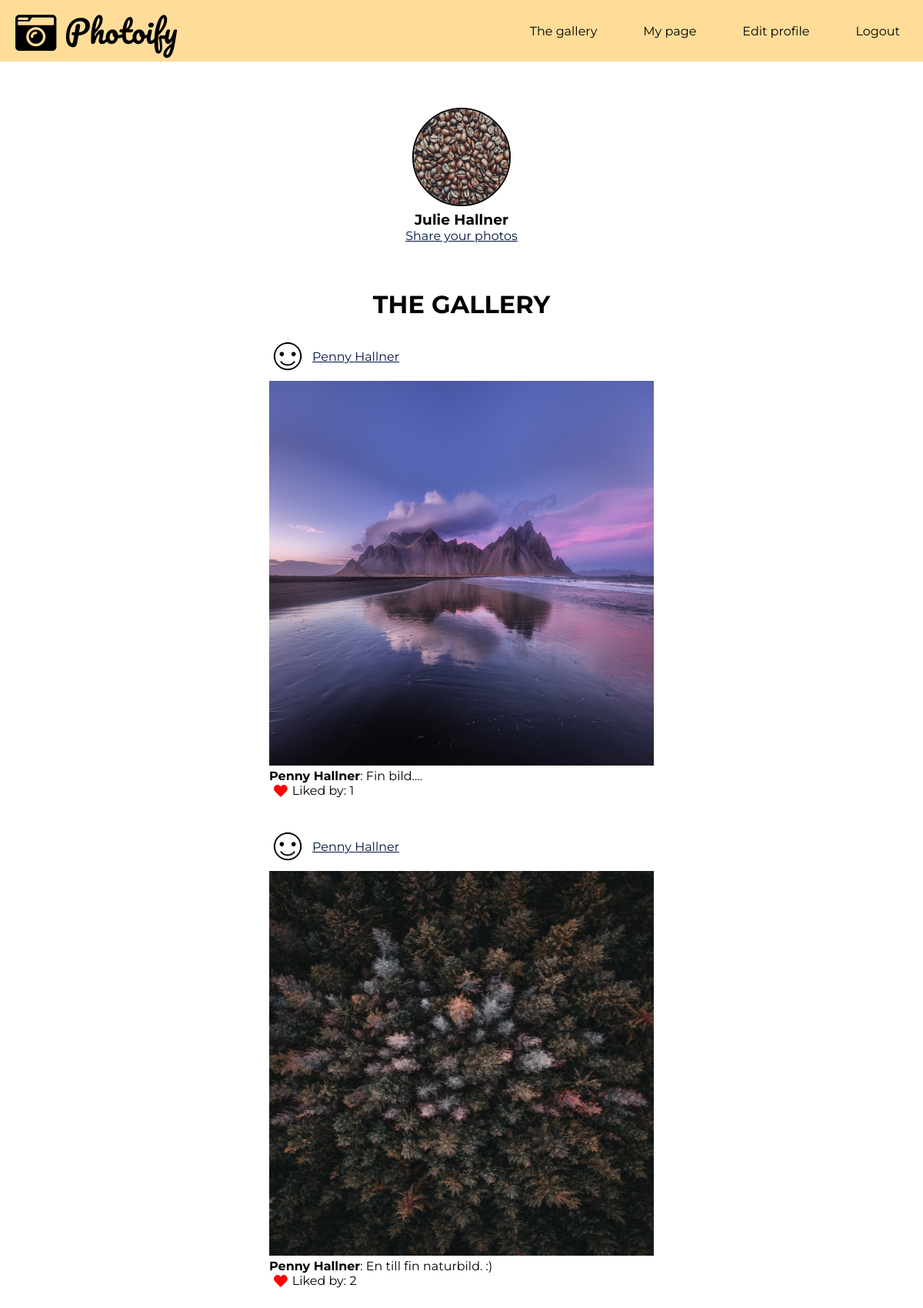
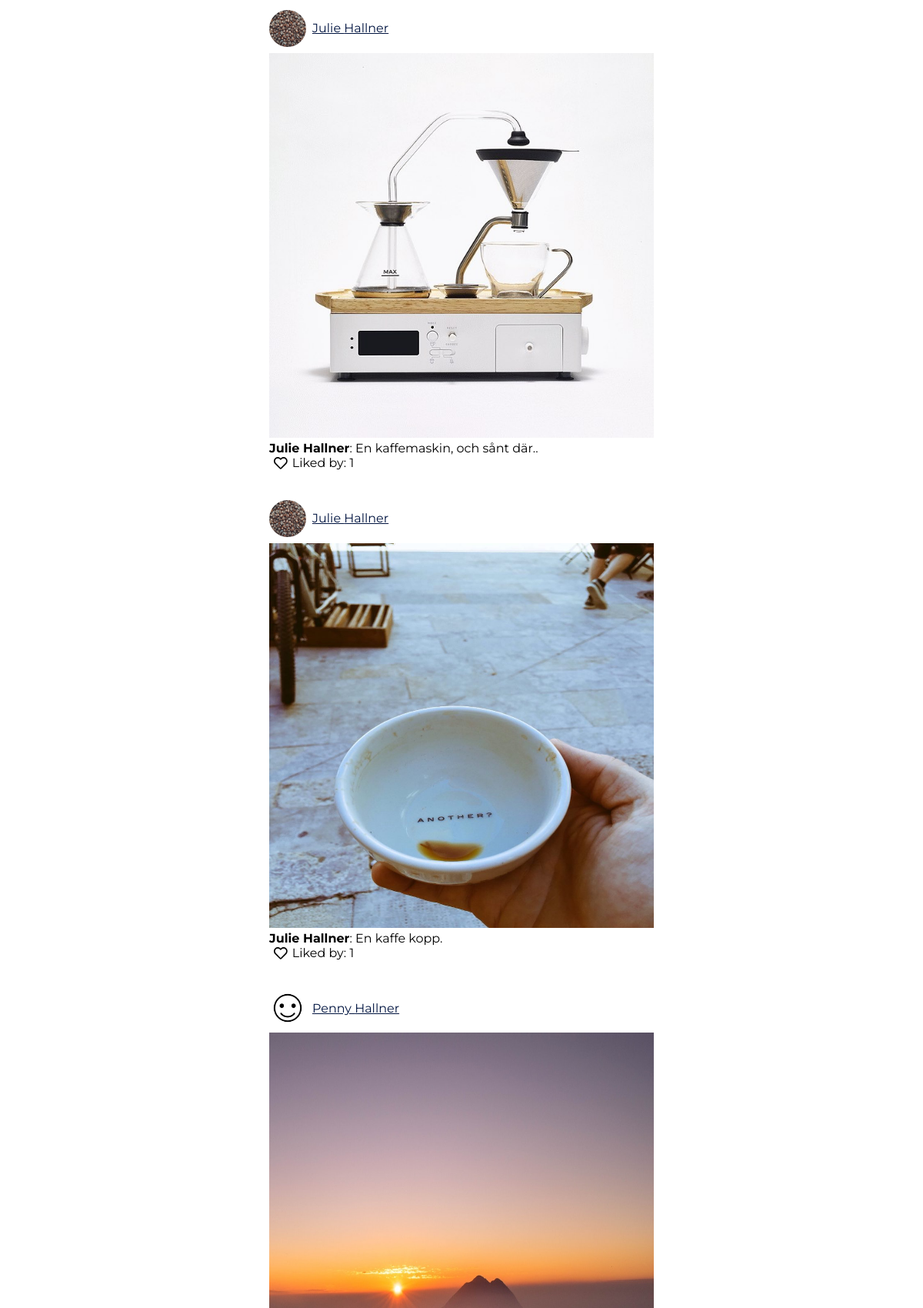
Screenshot of / (signed in, upper part) with the database file from the repository (2 pictures, top to bottom).
### tables this page shows
CREATE TABLE "posts" (
	`post_id`	INTEGER NOT NULL PRIMARY KEY AUTOINCREMENT,
	`post`	TEXT NOT NULL,
	`date`	TEXT,
	`user_id`	INTEGER,
	`content`	TEXT
);

CREATE TABLE "users" (
	`user_id`	INTEGER NOT NULL PRIMARY KEY AUTOINCREMENT,
	`first_name`	TEXT NOT NULL,
	`last_name`	TEXT NOT NULL,
	`profile_pic`	TEXT DEFAULT 'default_profile.jpg',
	`email`	TEXT NOT NULL UNIQUE,
	`password`	TEXT NOT NULL,
	`bio`	TEXT
);

### app/functions.php (called while the page is built, shortened)
<?php
function postFeed()
{
    $config = require __DIR__.'/config.php';
    $pdo = new PDO($config['database_path']);
    $statement = $pdo->prepare(
        'SELECT a.post, a.content, a.post_id, c.first_name, c.last_name, c.profile_pic, c.user_id, count(l.post_like)
        AS "like"
        FROM posts a
        LEFT JOIN users c ON a.user_id=c.user_id
		LEFT JOIN likes l ON a.post_id=l.post_id
		GROUP BY a.post_id
		ORDER BY a.date DESC;'
    );
    $statement->execute();
    $postsFeed = $statement->fetchAll(PDO::FETCH_ASSOC);
    return $postsFeed;
}

### home.php (the view, shortened to what this page needs)
<article class="homepage">
    <div class="top-gallery-page">
        <?php require __DIR__.'/views/intro.php'; ?>
        <a href="upload_photo.php">Share your photos</a>
    </div>
<?php
    $posts = postFeed();
?>
    <div class="gallery-page">
        <h1>The gallery</h1>
        <?php foreach ($posts as $post): ?>
            <div class="post">
                <div class="image-names">
                    <img class="profile-pic-small" src="image/profile/<?php echo $post['profile_pic'];?>" alt="avatar">
                    <a href="visit_user.php?user_id=<?php echo $post['user_id'];?>">
                        <p><?php echo $post['first_name'].' '. $post['last_name'];?></p>
                    </a>
                </div>
                    <img class="gallery-pics" src="image/post/<?php echo $post['post'];?>" alt="photoify">
                    <p><b><?php echo $post['first_name'].' '. $post['last_name']?></b><?php echo ': '. $post['content'];?></p>
    <?php
        $statement = $pdo->prepare(
            'SELECT * FROM likes
            WHERE post_id = :post_id
            AND user_id = :user_id'
        );
            $statement->bindParam(':post_id', $post['post_id'], PDO::PARAM_INT);
            $statement->bindParam(':user_id', $_SESSION['user']['user_id'], PDO::PARAM_INT);
            $statement->execute();
            $alreadyLiked = $statement->fetch(PDO::FETCH_ASSOC);
    ?>
        <?php if ($alreadyLiked):?>
            <form class="like-post" action="app/likes/delete.php" method="post">
                <button type="submit" name="like" class="like">
                    <span style="color:red;">
                        <i class="fas fa-heart fa-lg"></i>
                    </span>
                </button>
                    <p>Liked by: <?php echo $post['like']; ?></p>
            </form>
    <?php else: ?>
            <form class="like-post" action="app/likes/like.php" method="post">
                <button type="submit" name="like" class="like">
                    <i class="far fa-heart fa-lg"></i>
                </button>
                    <p>Liked by: <?php echo $post['like']; ?></p>
            </form>
    <?php endif; ?>
            <br><br>
        </div>
    <?php endforeach; ?>
    </div>
</article>

### assets/styles/main.css (style rules this page uses)
* { box-sizing: border-box; margin: 0px; }
body { width: 100%; height: 100vh; background-color: #ffff; display:flex; flex-direction: column; font-family: 'Montserrat', sans-serif; }
body a { color: #001440; }
@media screen and (min-width: 600px) { * { box-sizing: border-box; margin: 0px; } }
@media screen and (min-width: 800px) { * { box-sizing: border-box; margin: 0px; } }

### assets/styles/home.css (style rules this page uses)
.homepage { height: 100vh; }
.gallery-page h1 { font-size: 2em; text-transform: uppercase; padding-bottom: 2%; }
.top-gallery-page { display: flex; flex-direction: column; align-items: center; margin-bottom: 5%; }
.image-names a { display: flex; }
.gallery-page { display: flex; flex-direction: column; align-items: center; padding-bottom: 20%; }
.gallery-pics { width: 350px; height: 350px; }
.profile-pic-small { height: 3em; width: 3em; border-radius: 50%; margin-top: 0px; }
.image-names { display: flex; flex-direction: row; margin-bottom: 0.5em; }
.image-names p { align-self: center; margin-left: 0.5em; }
.like-post { display: flex; flex-direction: row; }
.like { background-color: white; border: none; }
@media screen and (min-width: 600px) { .gallery-pics { width: 400px; height: 400px; } }
@media screen and (min-width: 800px) { .gallery-pics { width: 500px; height: 500px; } }
@media screen and (min-width: 800px) { .gallery-page { padding-bottom: 10%; } }

### rows the page displays
posts: user.profile_pic (placeholder picture), user.first_name "Penny", user.last_name "Hallner", post (picture), content "Fin bild....", like "1"
posts: user.profile_pic (placeholder picture), user.first_name "Penny", user.last_name "Hallner", post (picture), content "En till fin naturbild. :)", like "2"
posts: user.profile_pic (picture), user.first_name "Julie", user.last_name "Hallner", post (picture), content "En kaffemaskin, och sånt där..", like "1"
posts: user.profile_pic (picture), user.first_name "Julie", user.last_name "Hallner", post (picture), content "En kaffe kopp.", like "1"
posts: user.profile_pic (placeholder picture), user.first_name "Penny", user.last_name "Hallner", post (picture)

### other values shown
$_SESSION['user']['first_name'] "Julie"
$_SESSION['user']['last_name'] "Hallner"
